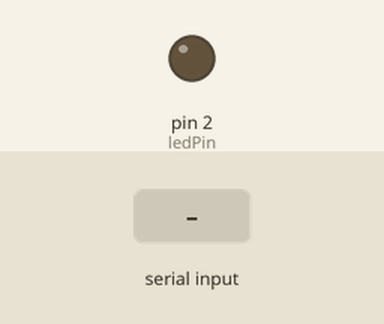
This sketch was run on a simulated Arduino Uno, built with avr-gcc and run on an emulated ATmega328P. Parts: output pins drawn as LEDs (lit = HIGH). The inputs (shaded band) are chosen by the test bench. What the sketch prints to the serial monitor is not drawn.

Above: at 1.2 s.
1.3 s: "1" received over Serial
At 3.5 s:
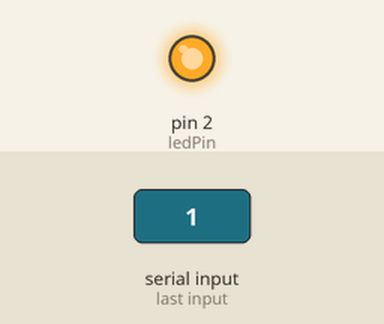
3.9 s: "0" received over Serial
At 5.5 s:
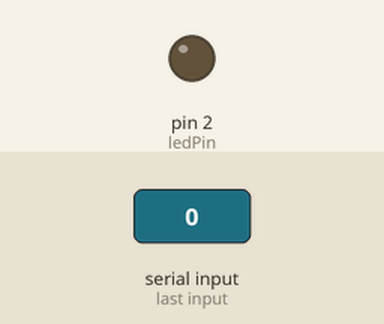
Timing chart, 0 to 7.0 s (numbered marks = the images above; inputs shaded):
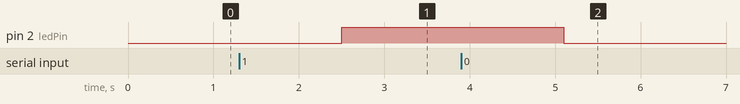

Measured:
- after the input at 1.3 s, pin 2 (ledPin): LOW → HIGH after 1.2 s
- after the input at 3.9 s, pin 2 (ledPin): HIGH → LOW after 1.2 s

The sketch:

1_0LED.ino
```cpp
int ledPin=2;
boolean state=false;

void setup() {
pinMode(ledPin,OUTPUT);
Serial.begin(9600);
Serial.println("ready");
}

void loop() {
if(Serial.available()>0){
String s=Serial.readString();

if(s=="1") { state=true;}
else { state=false;}
       }
delay(100);
if(state){ state=true;digitalWrite(ledPin,state);}
else {state=false;digitalWrite(ledPin,state);}
}
```
